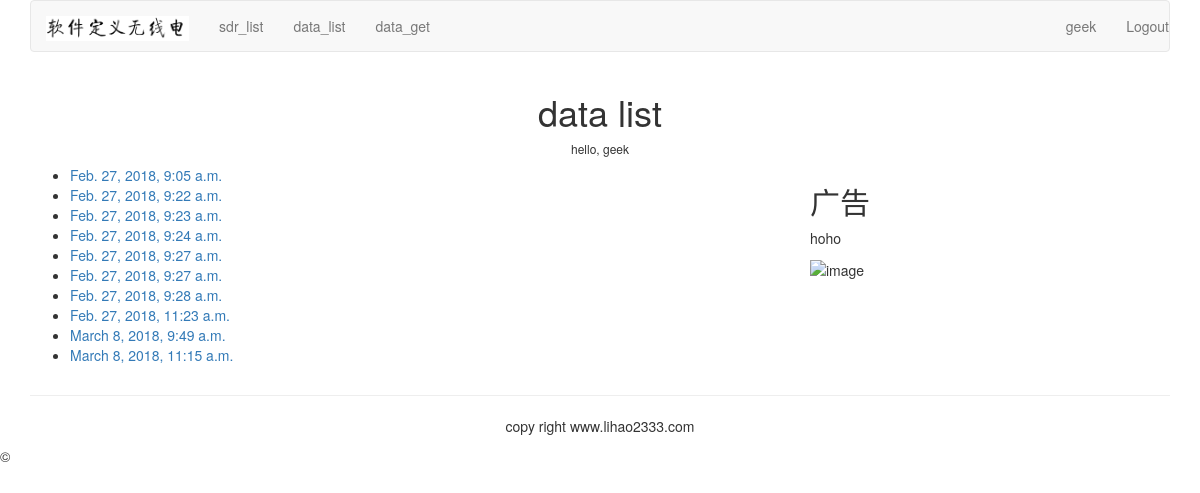
Before: /data/ (signed in) with the older database file.
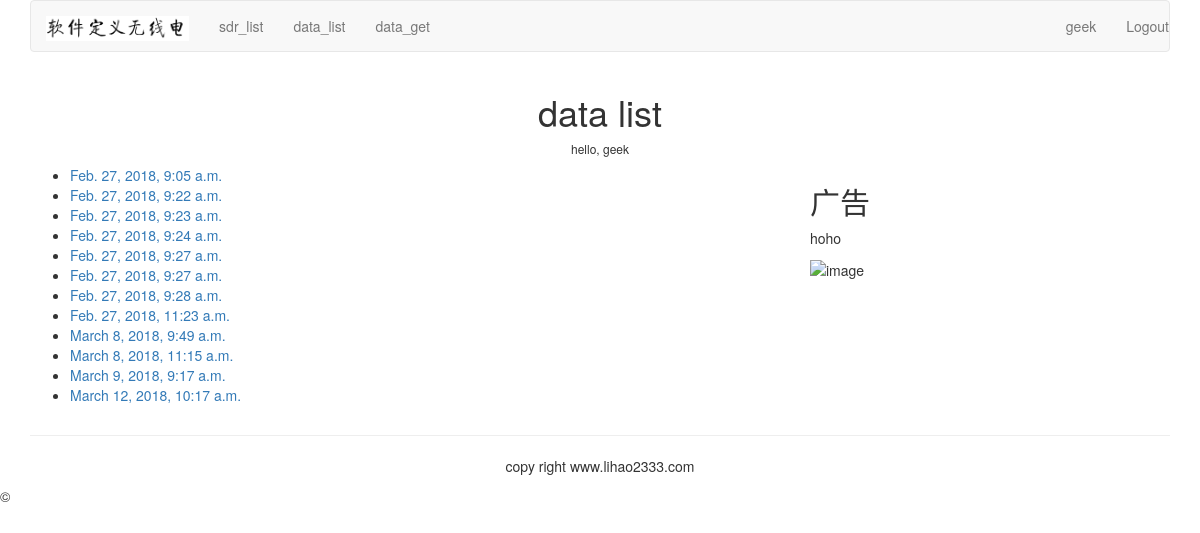
After: the same page with the newer database file.
### data/models.py (models this page shows)
class Data(models.Model):
    owner = models.ForeignKey(User,on_delete=models.CASCADE, related_name="data_owner")
    loc_x = models.FloatField()
    loc_y = models.FloatField()
    fs = models.FloatField()
    dt = models.FloatField()
    fc = models.FloatField()
    gain = models.FloatField()
    data = models.FileField(upload_to=user_directory_path)
    time = models.DateTimeField(default=timezone.now())

### data/views.py (the view)
def data_list(request):
    datas = Data.objects.filter(owner=request.user)
    return render(request, "data/list.html", {"datas":datas})

### templates/data/list.html (shortened to what this page needs)
{%extends "base.html"%}
{% block content%}
{% load staticfiles %}
<div class="row text-center vertial-middle-sm">
        <h1>data list</h1>
		{%if user.is_authenticated%}
		<h6>hello, {{user.username}}</h6>
		{%endif%}
</div>
<div class="row">
        <div class="col-xs-12 col-md-8">
                <ul>
						{% for data in datas%}
                    <li><a href="{{data.id}}">{{data.time}}</a></li>
						{% endfor %}
                </ul>
        </div>
        <div class="col-xs-6 col-md-4">
				<h2>广告</h2>
                <p>hoho</p>
                <img src="{% static '/image/test.png' %}" alt="image" width="100" height="100">
        </div>
</div>
{%endblock%}

Changed rows visible on the page:
added Data: time "March 9, 2018, 9:17 a.m."
added Data: time "March 12, 2018, 10:17 a.m."
